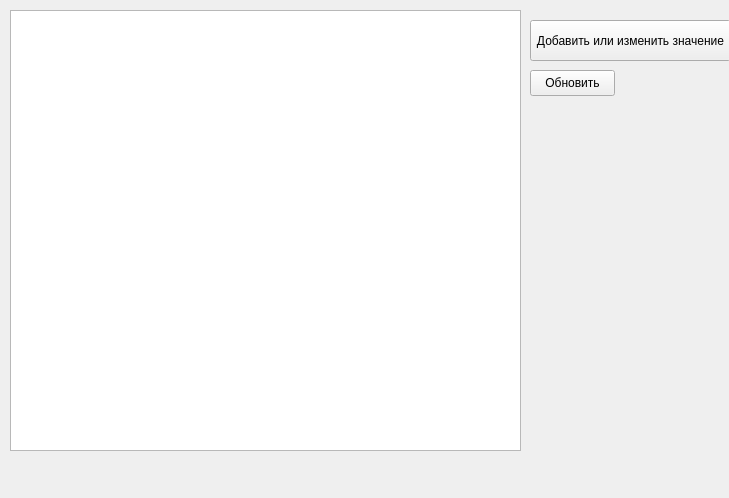
<?xml version="1.0" encoding="UTF-8"?>
<ui version="4.0">
 <class>MainWindow</class>
 <widget class="QMainWindow" name="MainWindow">
  <property name="geometry">
   <rect>
    <x>0</x>
    <y>0</y>
    <width>729</width>
    <height>498</height>
   </rect>
  </property>
  <property name="windowTitle">
   <string>Капучино</string>
  </property>
  <widget class="QWidget" name="centralwidget">
   <widget class="QTableWidget" name="coffeetable">
    <property name="geometry">
     <rect>
      <x>10</x>
      <y>10</y>
      <width>511</width>
      <height>441</height>
     </rect>
    </property>
   </widget>
   <widget class="QPushButton" name="edit_btn">
    <property name="geometry">
     <rect>
      <x>530</x>
      <y>20</y>
      <width>201</width>
      <height>41</height>
     </rect>
    </property>
    <property name="text">
     <string>Добавить или изменить значение</string>
    </property>
   </widget>
   <widget class="QPushButton" name="updatebtn">
    <property name="geometry">
     <rect>
      <x>530</x>
      <y>70</y>
      <width>85</width>
      <height>26</height>
     </rect>
    </property>
    <property name="text">
     <string>Обновить</string>
    </property>
   </widget>
  </widget>
 </widget>
 <resources/>
 <connections/>
</ui>
